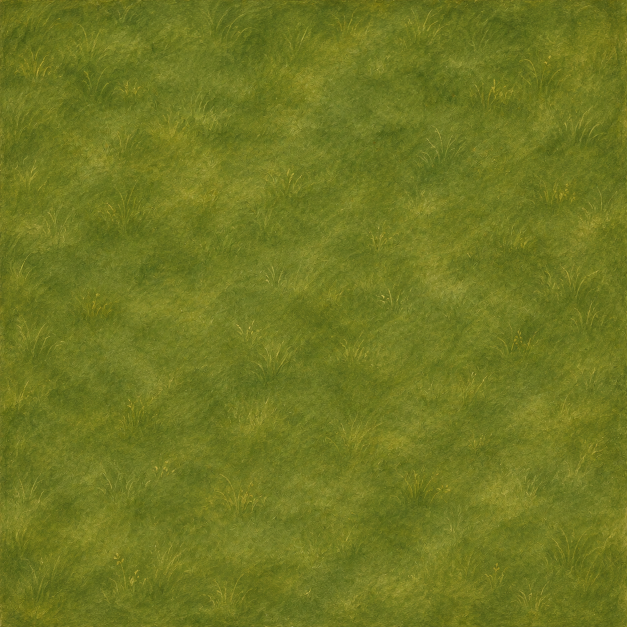
#> input picture art/cyvasse-painted-concepts/tile-grass.png, 1254 x 1254 px (shown at 1/2 size); its folder holds 5 pictures in this run
$ python build-board-preview.py
#> lines starting #> are read from the running program, lines starting #| are printed output that depends on the picture
"""Compose a Cyvasse board art preview from the generated source images.

Eight-by-eight illustrative setup; each player chooses their own placements in the game.
"""
from pathlib import Path
from PIL import Image, ImageDraw, ImageFilter

ROOT = Path(__file__).resolve().parent
WATER = {8, 19, 27, 36, 44, 55}
FOREST = {10, 17, 30, 33, 46, 53}
MOUNTAINS = {16, 22, 23, 40, 41, 47}
KEEPS = {11: 1, 52: 0}
ONYX = {2: "rabble", 3: "king", 4: "rabble", 10: "elephant", 12: "dragon",
        18: "light-horse", 19: "spearman", 20: "crossbowman"}
PIECES = {**{c: (p, 1) for c, p in ONYX.items()}, **{63-c: (p, 0) for c, p in ONYX.items()}}
RESAMPLE = Image.Resampling.LANCZOS
SIZE = 125
ORIGIN = (127, 127)

def tile(name):
#> called with name = 'grass'
    return Image.open(ROOT / f"tile-{name}.png").convert("RGB").resize((SIZE, SIZE), RESAMPLE)
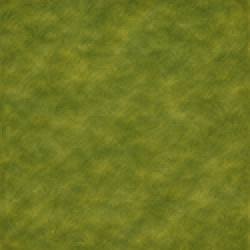
#> returned value: PIL image 125x125 RGB (shown 2 times larger); mean R, G, B 111.3, 119.5, 33.6

tiles = {name: tile(name) for name in ("grass", "water", "forest", "mountain", "keep")}
#> (the run stopped early here; a loop or call above may not have finished)
